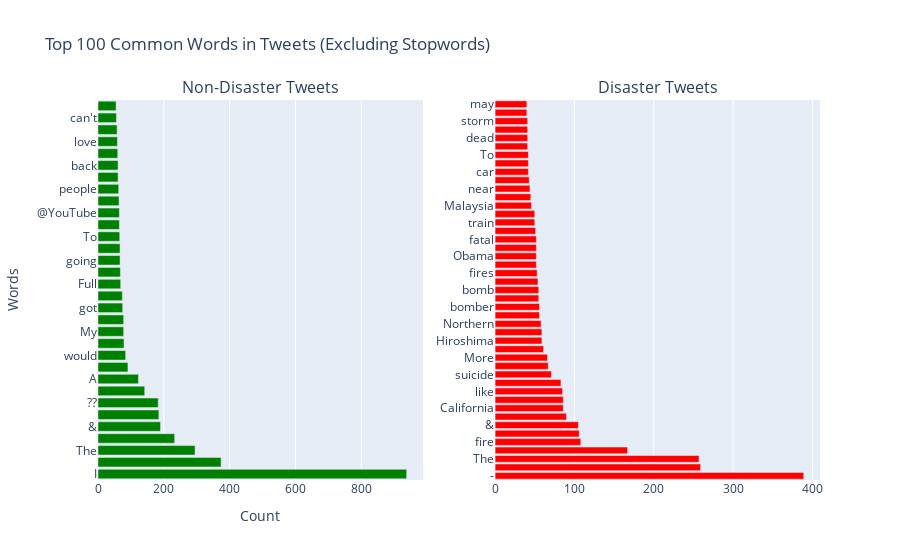

Notebook source saved alongside this figure:
### Markdown cell above
♻️ Les mots les plus communs

### Code cell
plot_most_common_words(raw=True, top=100)

### Figure 1 — Plotly figure (JSON) as saved in the notebook; plotly's stock layout.template omitted (floating-point values rounded to 4 significant figures)
{"data": [{"marker": {"color": "green"}, "name": "Non-Disaster", "orientation": "h", "type": "bar", "x": [938, 374, 295, 233, 190, 185, 183, 142, 123, 91, 84, 79, 78, 78, 75, 74, 69, 68, 67, 67, 66, 65, 65, 64, 63, 61, 61, 60, 59, 58, 56, 55], "xaxis": "x", "y": ["I", "-", "The", "like", "&amp;", "I'm", "??", "get", "A", "|", "would", "You", "My", "2", "got", "????", "Full", "If", "going", "video", "To", "In", "@YouTube", "body", "people", "still", "back", "time", "love", "THE", "can't", "3"], "yaxis": "y"}, {"marker": {"color": "red"}, "name": "Disaster", "orientation": "h", "type": "bar", "x": [389, 259, 257, 167, 108, 106, 105, 90, 86, 86, 85, 83, 71, 67, 66, 61, 59, 59, 58, 56, 56, 55, 55, 54, 53, 52, 52, 52, 52, 51, 50, 50, 46, 45, 44, 43, 42, 42, 42, 41, 41, 41, 41, 40, 40], "xaxis": "x2", "y": ["-", "I", "The", "A", "fire", "...", "&amp;", "In", "California", "killed", "like", "people", "suicide", "2", "More", "This", "Hiroshima", "disaster", "Northern", "bombing", "bomber", "crash", "bomb", "families", "fires", "police", "Obama", "buildings", "fatal", "|", "train", "burning", "Malaysia", "News", "near", "nuclear", "car", "Police", "To", "get", "dead", "After", "storm", "I'm", "may"], "yaxis": "y2"}], "layout": {"annotations": [{"font": {"size": 16}, "showarrow": false, "text": "Non-Disaster Tweets", "x": 0.225, "xanchor": "center", "xref": "paper", "y": 1, "yanchor": "bottom", "yref": "paper"}, {"font": {"size": 16}, "showarrow": false, "text": "Disaster Tweets", "x": 0.775, "xanchor": "center", "xref": "paper", "y": 1, "yanchor": "bottom", "yref": "paper"}], "showlegend": false, "title": {"text": "Top 100 Common Words in Tweets (Excluding Stopwords)"}, "xaxis": {"anchor": "y", "domain": [0, 0.45], "title": {"text": "Count"}}, "xaxis2": {"anchor": "y2", "domain": [0.55, 1]}, "yaxis": {"anchor": "x", "domain": [0, 1], "title": {"text": "Words"}}, "yaxis2": {"anchor": "x2", "domain": [0, 1]}}}
